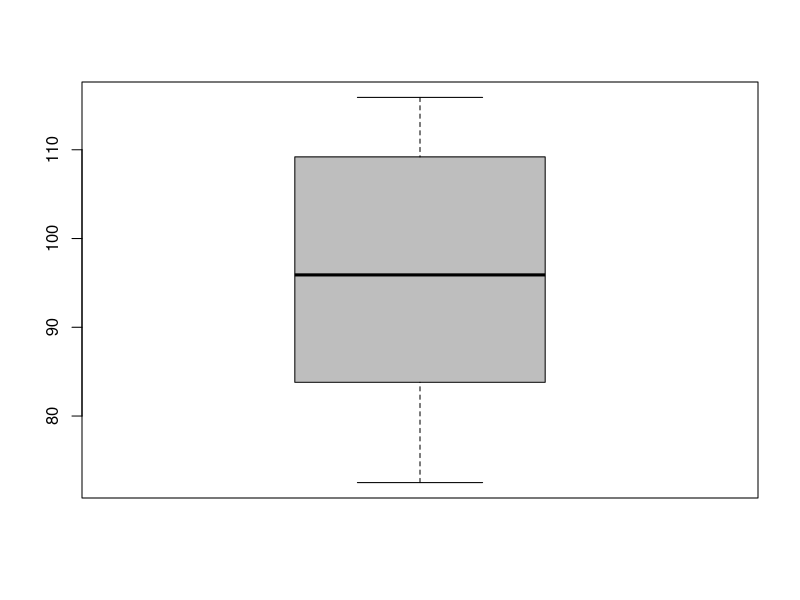
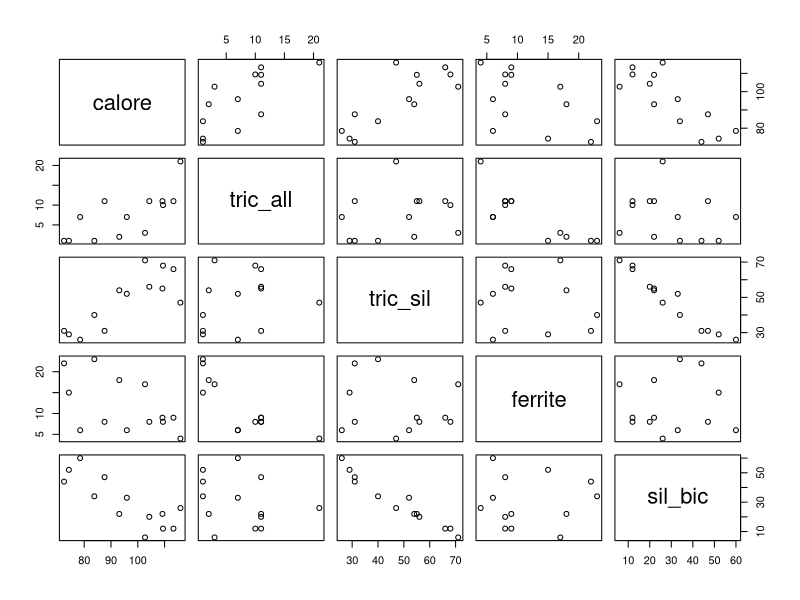
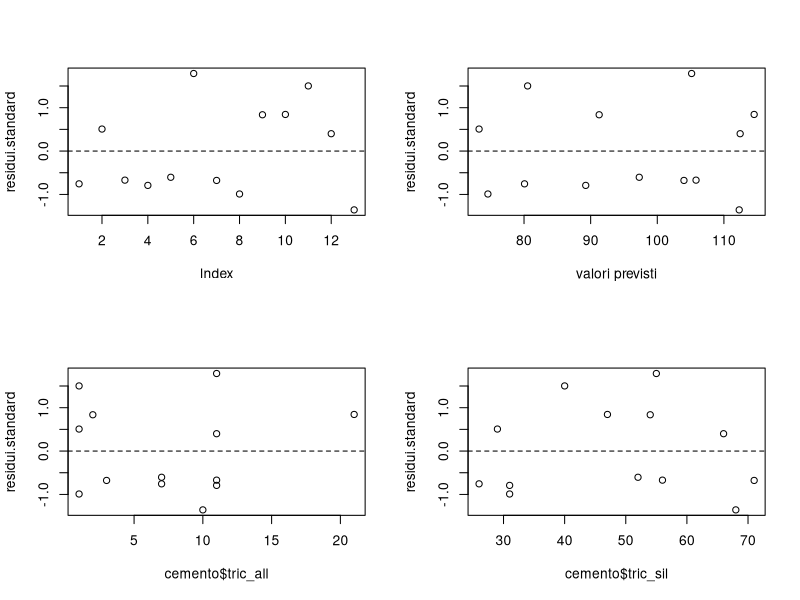

Write R code to recreate these figures, in order.
# CORRELAZIONE DATI

cemento <- read.table('hald.dat')
cemento
colnames(cemento) <- c('calore','tric_all', 'tric_sil', 'ferrite', 'sil_bic')

boxplot(cemento$calore, col='grey')

# mette in relazione ogni variabile in una tabella
# si può notare se presente una relazione tra di loro
pairs(cemento)

m.cemento <- lm(calore ~ tric_all, data=cemento)
summary(m.cemento)

m.cemento2 <- lm(calore ~ tric_all + tric_sil, data=cemento)
summary(m.cemento2)

m.cemento3 <- lm(calore ~ tric_all + tric_sil + ferrite + sil_bic, data=cemento)
summary(m.cemento3)

# correlazione tra variabili
cor(cemento)

residui.standard <- rstandard(m.cemento2)
valori.previsti <- fitted(m.cemento2)
par(mfrow=c(2,2))
plot(residui.standard)
abline(h=0, lty=2)
plot(valori.previsti, residui.standard, xlab='valori previsti')
abline(h=0, lty=2)
plot(cemento$tric_all, residui.standard)
abline(h=0, lty=2)
plot(cemento$tric_sil, residui.standard)

abline(h=0, lty=2)
